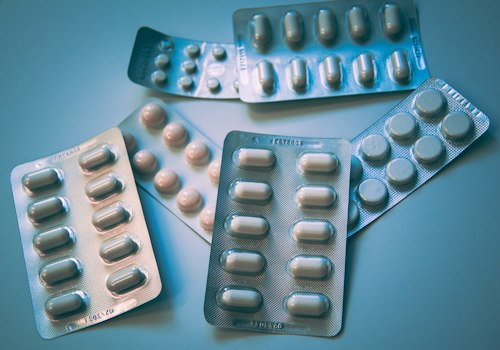
#> input picture dataset/raw/apple/overripe/apple_overripe_001.jpg, 500 x 350 px; its folder holds only this picture in this run
$ python verify_test_fixture.py
#> lines starting #> are read from the running program, lines starting #| are printed output that depends on the picture
"""Visual and Color Verification of Test Fixture Images."""

from pathlib import Path
import numpy as np
from PIL import Image

def analyze_image_colors(img_path: Path):
    with Image.open(img_path) as img:
#> img is the input picture: PIL image 500x350 RGB; mean R, G, B 99.9, 137.6, 153.6
        arr = np.array(img.convert("RGB"))
        r = arr[:, :, 0].astype(float)
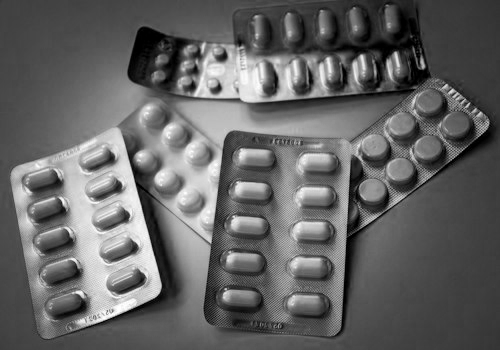
#> r: shape (350, 500) float64; min 0, max 255, mean 99.9
        g = arr[:, :, 1].astype(float)
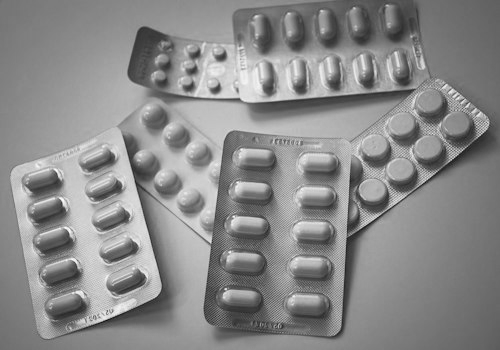
#> g: shape (350, 500) float64; min 14, max 255, mean 137.6
        b = arr[:, :, 2].astype(float)
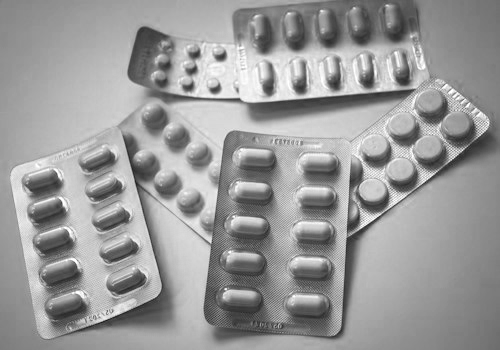
#> b: shape (350, 500) float64; min 26, max 255, mean 153.6

        mean_r, mean_g, mean_b = np.mean(r), np.mean(g), np.mean(b)
#> mean_r = 99.91; mean_g = 137.6; mean_b = 153.6

        # Simple color dominance heuristic
        # Green dominance: G significantly higher than R (e.g. unripe banana, unripe tomato)
        # Red dominance: R significantly higher than G and B (e.g. ripe tomato, ripe apple)
        # Yellow dominance: Both R and G high, B low (e.g. ripe banana, ripe mango)
        return {
            "size": img.size,
            "mean_r": round(mean_r, 1),
            "mean_g": round(mean_g, 1),
            "mean_b": round(mean_b, 1),
        }

if __name__ == "__main__":
    raw_dir = Path("dataset/raw")
    for f in sorted(raw_dir.glob("*/*/*.jpg")):
        stats = analyze_image_colors(f)
#> stats = {'size': (500, 350), 'mean_r': 99.9, 'mean_g': 137.6, 'mean_b': 153.6}
#> (the run stopped early here; a loop or call above may not have finished)

$ run again, on dataset/raw/apple/ripe/apple_ripe_002.jpg
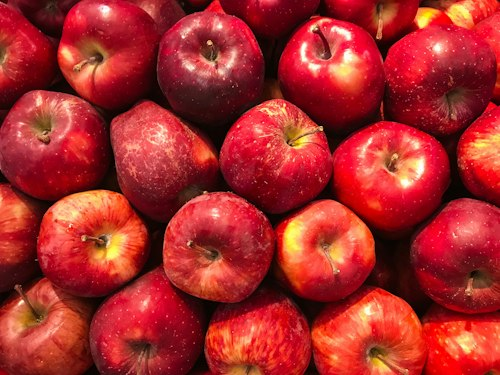
#> input picture dataset/raw/apple/ripe/apple_ripe_002.jpg, 500 x 375 px
#> in analyze_image_colors, img is the input picture: PIL image 500x375 RGB; mean R, G, B 165.5, 42.9, 41.7
#> in analyze_image_colors, `r = arr[:, :, 0].astype(float)`:
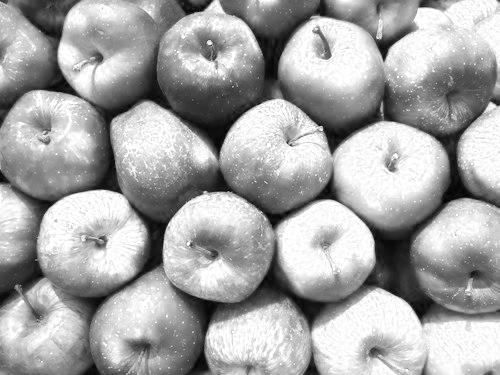
#> r: shape (375, 500) float64; min 0, max 255, mean 165.5
#> in analyze_image_colors, `b = arr[:, :, 2].astype(float)`:
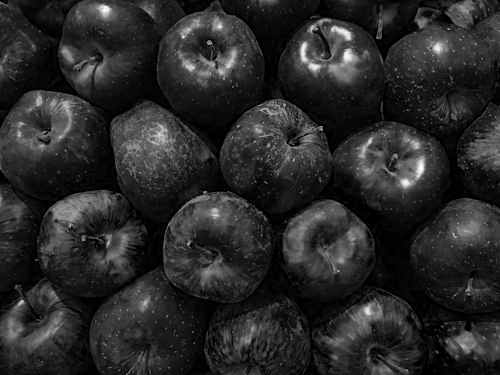
#> b: shape (375, 500) float64; min 0, max 255, mean 41.7
#> mean_r = 165.5; mean_g = 42.9; mean_b = 41.7
#> stats = {'size': (500, 375), 'mean_r': 165.5, 'mean_g': 42.9, 'mean_b': 41.7}

$ run again, on dataset/raw/apple/overripe/apple_overripe_002.jpg
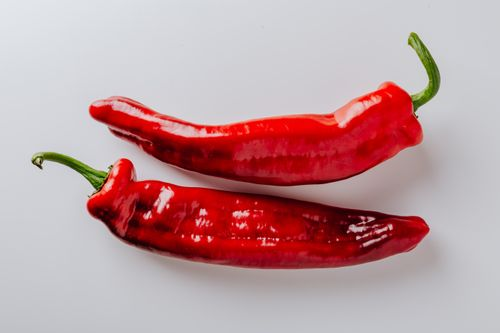
#> input picture dataset/raw/apple/overripe/apple_overripe_002.jpg, 500 x 333 px
#> in analyze_image_colors, img is the input picture: PIL image 500x333 RGB; mean R, G, B 190.3, 153.9, 157.2
#> in analyze_image_colors, `r = arr[:, :, 0].astype(float)`:
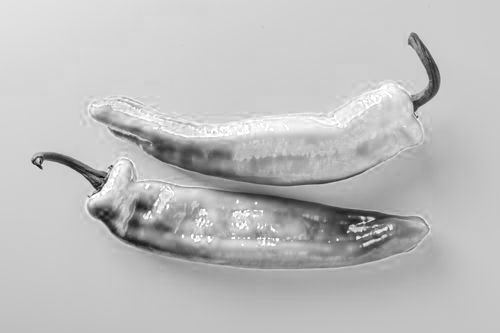
#> r: shape (333, 500) float64; min 4, max 255, mean 190.3
#> in analyze_image_colors, `b = arr[:, :, 2].astype(float)`:
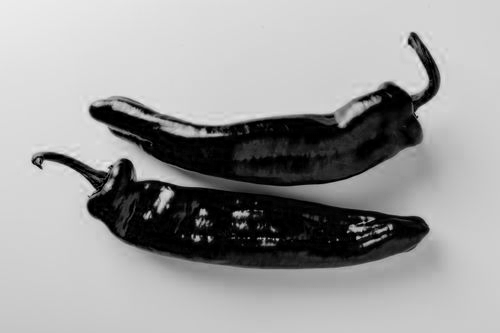
#> b: shape (333, 500) float64; min 0, max 235, mean 157.2
#> mean_r = 190.3; mean_g = 153.9; mean_b = 157.2
#> stats = {'size': (500, 333), 'mean_r': 190.3, 'mean_g': 153.9, 'mean_b': 157.2}
